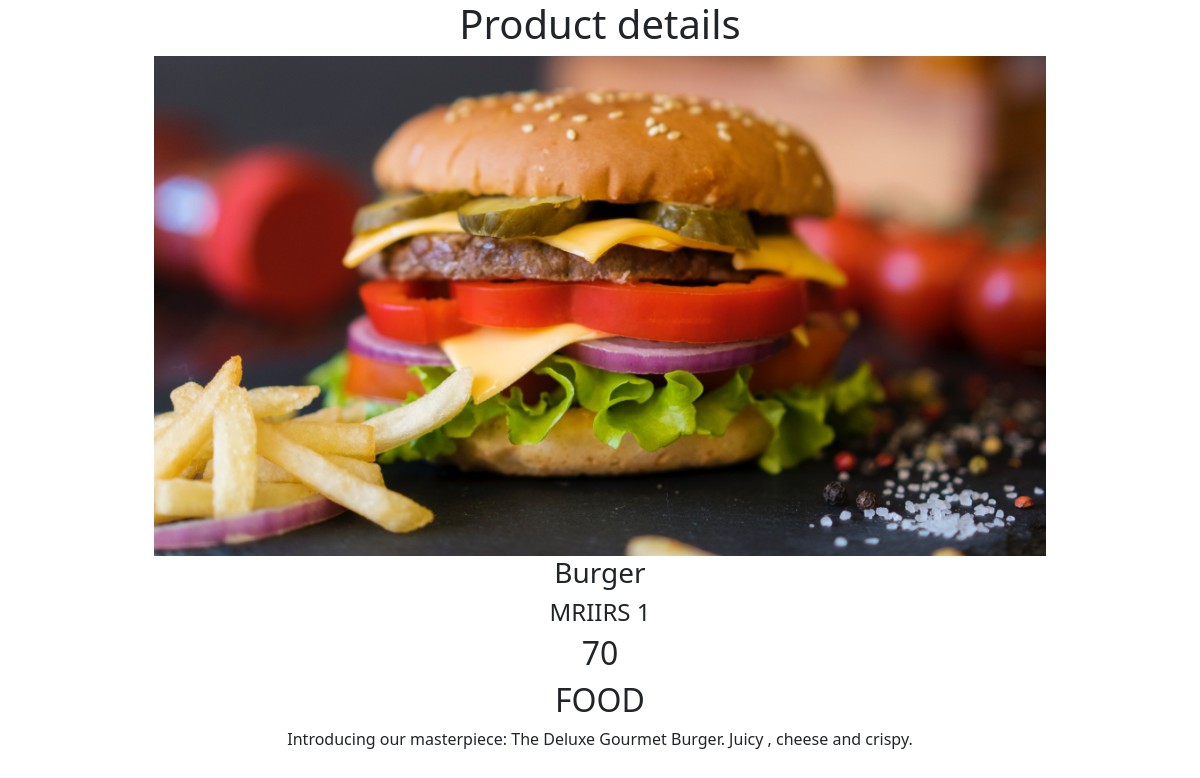
The page /1 (signed in) on the database its author committed.
### test1/models.py (models this page shows, shortened)
class Product(models.Model):
    title = models.CharField(max_length=30)
    description = models.CharField(max_length=300)
    price = models.CharField(max_length=20)
    product_id = models.CharField(max_length=30,unique=True)
    img = models.ImageField(upload_to='images/')
    category = models.CharField(max_length=30)

### test1/views.py (the view)
# urls.py: path('<int:pid>', views.details, name='details'),
@login_required
def details(request,pid):
    myproduct = get_object_or_404(Product,pk=pid)
    return render (request,'test1/details.html',{'z':myproduct})

### test1/templates/test1/details.html (shortened to what this page needs)
<!DOCTYPE html>
<html lang="en">
<head>
    <link href="https://cdn.jsdelivr.net/npm/bootstrap@5.3.1/dist/css/bootstrap.min.css" rel="stylesheet">
</head>
<body>
    <div class="container text-center">
        <h1>Product details</h1>
        <img src="{{ z.img.url }}" style="width: 80%;height: 500px; object-fit: cover;object-position: 25% 75%;">
        <h3>{{ z.title }}</h3>
        <h4>{{ z.product_id }}</h4>
        <h2>{{ z.price }}</h2>
        <h2>{{ z.category }}</h2>
         <p>{{ z.description }}</p>
    </div>
</body>
</html>

### rows shown on the page
Product: img (picture), title "Burger", product_id "MRIIRS 1", price "70", category "FOOD", description "Introducing our masterpiece: The Deluxe Gourmet Burger. Juicy , cheese and crispy."
